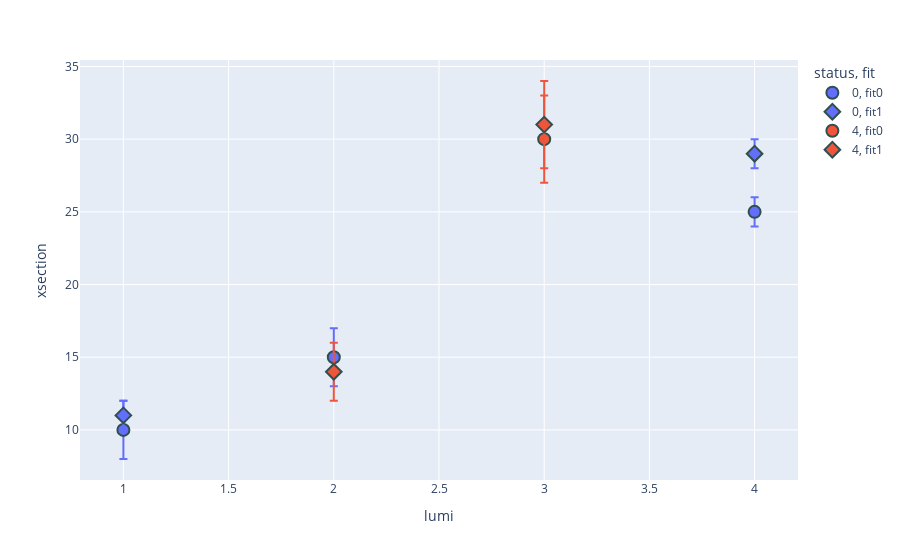

Notebook cell for this chart:
### Code cell
data_fit1 = {'lumi':[1,2,3,4] , 'xsection':[10,15,30,25] , 'status':['0','0','4','0'] , 'error':[2,2,3,1]}
data_fit2 = {'lumi':[1,2,3,4] , 'xsection':[11,14,31,29] , 'status':['0','4','4','0'] , 'error':[1,2,3,1]}
allfits = [data_fit1 , data_fit2]
data = {a:[y for x in allfits for y in x[a] ] for a in data_fit1}
data['fit'] = [ 'fit{0}'.format( allfits.index(x)) for x in allfits for y in x ]
fig = px.scatter(data, x="lumi", y="xsection", symbol="fit" , error_y="error" , color='status' )
fig.update_traces(marker=dict(size=12,
                              line=dict(width=2,
                                        color='DarkSlateGrey')),
                  selector=dict(mode='markers'))
fig.show()

### Figure 1 — Plotly figure (JSON) as saved in the notebook; plotly's stock layout.template omitted (floating-point values rounded to 4 significant figures)
{"data": [{"error_y": {"array": [2, 2, 1]}, "hoverlabel": {"namelength": 0}, "hovertemplate": "status=0<br>fit=fit0<br>lumi=%{x}<br>xsection=%{y}", "legendgroup": "0, fit0", "marker": {"color": "#636efa", "line": {"color": "DarkSlateGrey", "width": 2}, "size": 12, "symbol": "circle"}, "mode": "markers", "name": "0, fit0", "showlegend": true, "type": "scatter", "x": [1, 2, 4], "xaxis": "x", "y": [10, 15, 25], "yaxis": "y"}, {"error_y": {"array": [1, 1]}, "hoverlabel": {"namelength": 0}, "hovertemplate": "status=0<br>fit=fit1<br>lumi=%{x}<br>xsection=%{y}", "legendgroup": "0, fit1", "marker": {"color": "#636efa", "line": {"color": "DarkSlateGrey", "width": 2}, "size": 12, "symbol": "diamond"}, "mode": "markers", "name": "0, fit1", "showlegend": true, "type": "scatter", "x": [1, 4], "xaxis": "x", "y": [11, 29], "yaxis": "y"}, {"error_y": {"array": [3]}, "hoverlabel": {"namelength": 0}, "hovertemplate": "status=4<br>fit=fit0<br>lumi=%{x}<br>xsection=%{y}", "legendgroup": "4, fit0", "marker": {"color": "#EF553B", "line": {"color": "DarkSlateGrey", "width": 2}, "size": 12, "symbol": "circle"}, "mode": "markers", "name": "4, fit0", "showlegend": true, "type": "scatter", "x": [3], "xaxis": "x", "y": [30], "yaxis": "y"}, {"error_y": {"array": [2, 3]}, "hoverlabel": {"namelength": 0}, "hovertemplate": "status=4<br>fit=fit1<br>lumi=%{x}<br>xsection=%{y}", "legendgroup": "4, fit1", "marker": {"color": "#EF553B", "line": {"color": "DarkSlateGrey", "width": 2}, "size": 12, "symbol": "diamond"}, "mode": "markers", "name": "4, fit1", "showlegend": true, "type": "scatter", "x": [2, 3], "xaxis": "x", "y": [14, 31], "yaxis": "y"}], "layout": {"legend": {"title": {"text": "status, fit"}, "tracegroupgap": 0}, "margin": {"t": 60}, "xaxis": {"anchor": "y", "domain": [0, 1], "title": {"text": "lumi"}}, "yaxis": {"anchor": "x", "domain": [0, 1], "title": {"text": "xsection"}}}}
